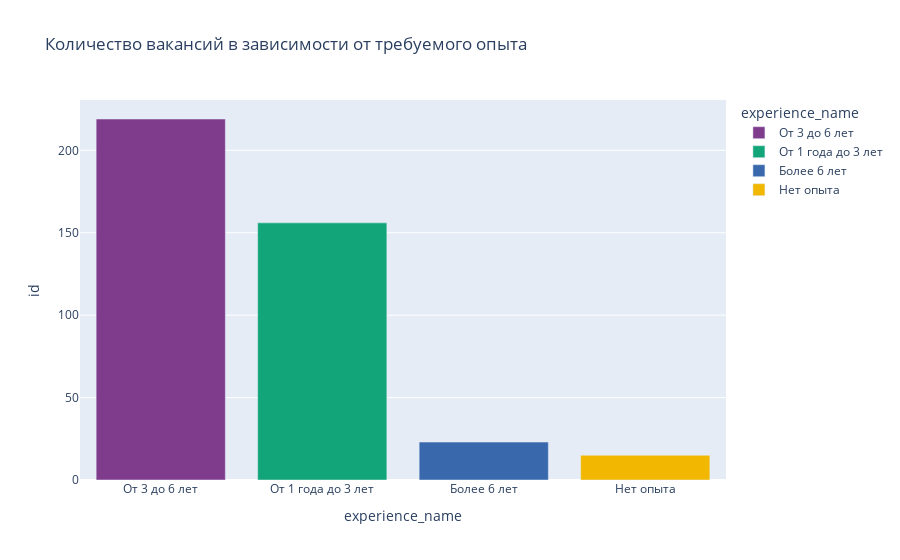

Notebook code cell kept with this figure:
### Markdown cell above
Проверим информацию о требуемом опыте

### Code cell
data = df.groupby('experience_name', as_index=False)['id'].count()
create_bar(data, 'experience_name', 'id', 'Количество вакансий в зависимости от требуемого опыта')

### Figure 1 — Plotly figure (JSON) as saved in the notebook; plotly's stock layout.template omitted (floating-point values rounded to 4 significant figures)
{"data": [{"alignmentgroup": "True", "hovertemplate": "experience_name=%{x}<br>id=%{y}<extra></extra>", "legendgroup": "От 3 до 6 лет", "marker": {"color": "rgb(127, 60, 141)", "pattern": {"shape": ""}}, "name": "От 3 до 6 лет", "offsetgroup": "От 3 до 6 лет", "orientation": "v", "showlegend": true, "textposition": "auto", "type": "bar", "x": ["От 3 до 6 лет"], "xaxis": "x", "y": [219], "yaxis": "y"}, {"alignmentgroup": "True", "hovertemplate": "experience_name=%{x}<br>id=%{y}<extra></extra>", "legendgroup": "От 1 года до 3 лет", "marker": {"color": "rgb(17, 165, 121)", "pattern": {"shape": ""}}, "name": "От 1 года до 3 лет", "offsetgroup": "От 1 года до 3 лет", "orientation": "v", "showlegend": true, "textposition": "auto", "type": "bar", "x": ["От 1 года до 3 лет"], "xaxis": "x", "y": [156], "yaxis": "y"}, {"alignmentgroup": "True", "hovertemplate": "experience_name=%{x}<br>id=%{y}<extra></extra>", "legendgroup": "Более 6 лет", "marker": {"color": "rgb(57, 105, 172)", "pattern": {"shape": ""}}, "name": "Более 6 лет", "offsetgroup": "Более 6 лет", "orientation": "v", "showlegend": true, "textposition": "auto", "type": "bar", "x": ["Более 6 лет"], "xaxis": "x", "y": [23], "yaxis": "y"}, {"alignmentgroup": "True", "hovertemplate": "experience_name=%{x}<br>id=%{y}<extra></extra>", "legendgroup": "Нет опыта", "marker": {"color": "rgb(242, 183, 1)", "pattern": {"shape": ""}}, "name": "Нет опыта", "offsetgroup": "Нет опыта", "orientation": "v", "showlegend": true, "textposition": "auto", "type": "bar", "x": ["Нет опыта"], "xaxis": "x", "y": [15], "yaxis": "y"}], "layout": {"barmode": "relative", "legend": {"title": {"text": "experience_name"}, "tracegroupgap": 0}, "title": {"text": "Количество вакансий в зависимости от требуемого опыта"}, "xaxis": {"anchor": "y", "categoryarray": ["От 3 до 6 лет", "От 1 года до 3 лет", "Более 6 лет", "Нет опыта"], "categoryorder": "array", "domain": [0, 1], "title": {"text": "experience_name"}}, "yaxis": {"anchor": "x", "domain": [0, 1], "title": {"text": "id"}}}}
